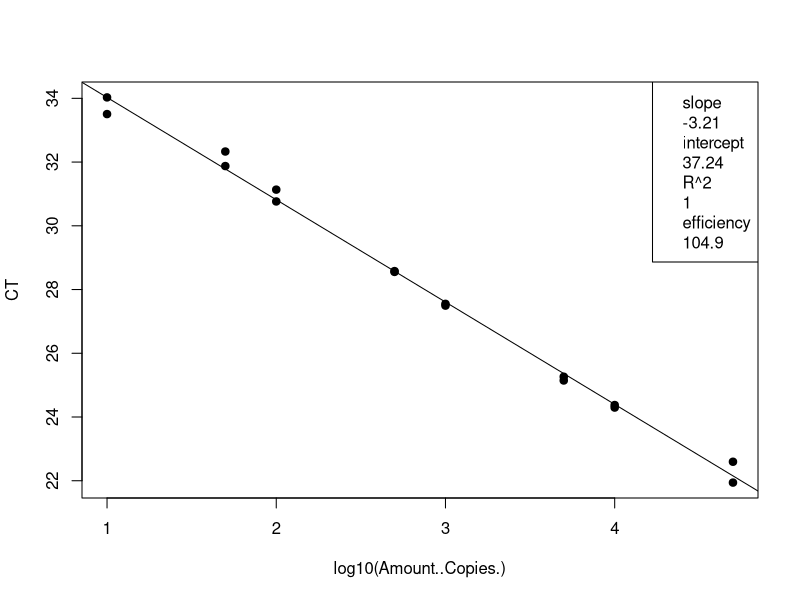
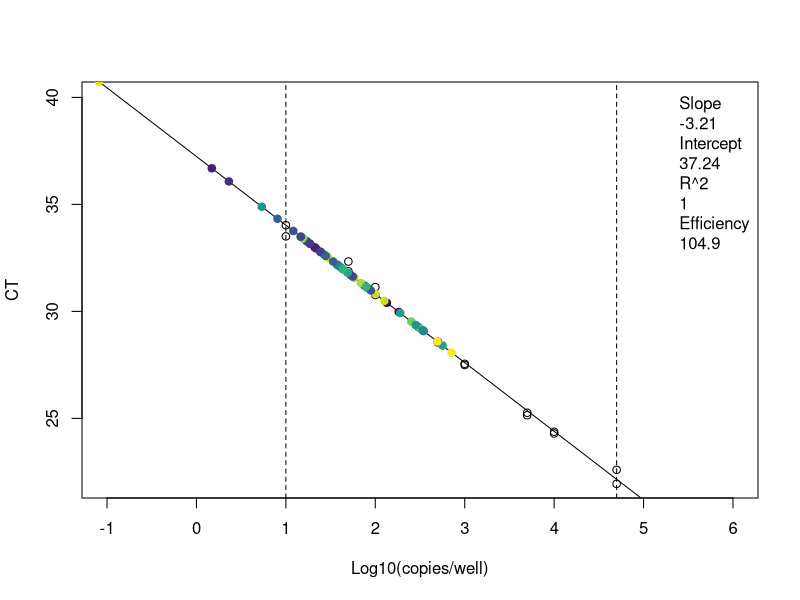
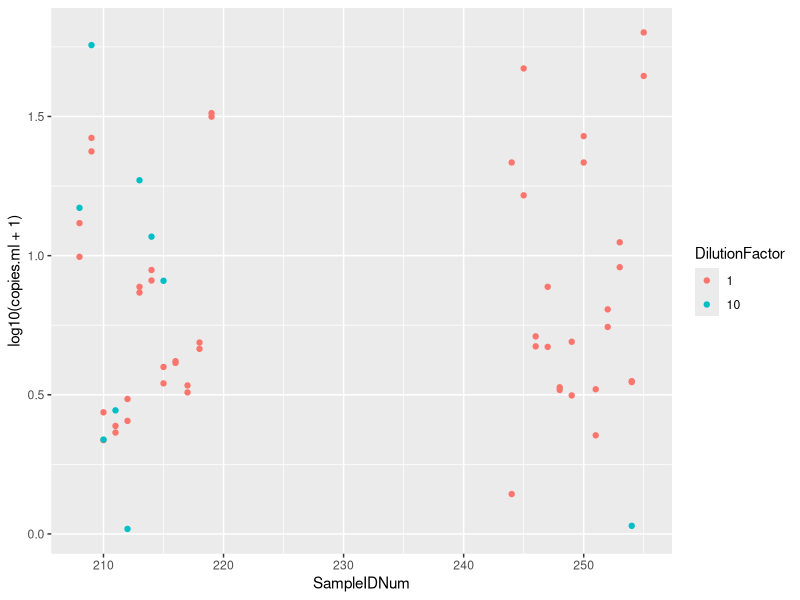

Write the R code that produced these figures, in order.
## ---- chunk 1
knitr::opts_chunk$set(echo = TRUE)

## ---- chunk 2
# clear workspace
rm(list=ls())

# load the data (note data file must be in this repository)
data <- read.csv("Plate7_Entero_qPCRConversion.csv")
## ---- chunk 3
# linear regression of standard curve
standards = subset(data, Name == "STANDARD")
standardCurve <- lm(CT ~ log10(Amount..Copies.), data = standards)

# save the line info
standard_slope = standardCurve$coefficients[2]
standard_intercept = standardCurve$coefficients[1]
R2 = summary(standardCurve)$r.squared
efficiency =  (10^(-1/standardCurve$coefficients[2])-1)*100

# plot standards and best fit line
standardCurvePlot <- plot(CT ~ log10(Amount..Copies.), data = standards, pch=19) 
abline(coef(standardCurve)) 
legend("topright", legend = c(paste= "slope", round(standard_slope, 2), paste= "intercept", round(standard_intercept, 2), paste= "R^2", round(R2, 2), paste = "efficiency", round(efficiency, 1)))
## ---- chunk 4
# data set of unknowns including info on standard curve
unknowns = subset(data, Name == "UNKNOWN")

# add new columns to the data table
unknowns$plate_num = 7 # note:change to the actual plate number
unknowns$standard_slope = standard_slope
unknowns$standard_intercept = standard_intercept
unknowns$R2 = R2
unknowns$efficiency = efficiency
  
# add a new column that interpolates copies/well from Ct for the unknowns
unknowns$log.copies.well = (unknowns$CT - standard_intercept)/standard_slope
unknowns$copies.well = 10^unknowns$log.copies.well

# copies/ul extract accounting for dilution factor
vol.well = 3 # note:change to qPCR template volume in ul
unknowns$vol.well = vol.well
unknowns$copies.ul = ((unknowns$copies.well/vol.well)*unknowns$DilutionFactor)

# copies/extraction
vol.elution = 110 #note:change to DNA extraction elution volume in ul
unknowns$vol.elution = vol.elution
unknowns$copies.extraction = (unknowns$copies.ul*vol.elution)

# copies/ml #Volume is volume of sample filtered in mL
unknowns$copies.ml = (unknowns$copies.extraction/unknowns$Volume)
## ---- chunk 5
# set up the color palette
library(viridis)
unknowns$SampleIDNum = as.factor(as.character(unknowns$SampleIDNum)) # change to factor for colors
Colors = viridis(n=nlevels(unknowns$SampleIDNum)) # set the color levels to call on later

# check the range and adjust the limits in plot
range(unknowns$CT, na.rm=T) # y limits
range(unknowns$log.copies.well, na.rm =T) # x limits

# plot the standard curve again
standardCurvePlot <- plot(CT ~ log10(Amount..Copies.), data = standards,
                          xlim = c(-1,6), ylim = c(22,40),
                          xlab = "Log10(copies/well)",
                          ylab = "CT") 

# add boundaries and standard line
abline(v=log10(10), lty=2)
abline(v=log10(50000), lty=2)
abline(coef(standardCurve)) 

# add the sample data
standardCurvePlot <- points(CT ~ log.copies.well, data = unknowns, pch=19, 
                            col = Colors[unknowns$SampleIDNum])
legend("topright", inset = 0.002, box.lty=0, legend=c(paste= "Slope", round(standardCurve$coefficients[2], 2), 
                                                      paste= "Intercept", round(standardCurve$coefficients[1], 2), 
                                                      paste= "R^2", round(summary(standardCurve)$r.squared, 2),
                                                      paste = "Efficiency", round((10^(-1/standardCurve$coefficients[2])-1)*100, 1)))

## ---- chunk 6
# make a plot that compares the diluted to undiluted replicates for each sample including dilution factor
library("ggplot2")
unknowns$SampleIDNum <- as.numeric(as.character(unknowns$SampleIDNum)) # change to numeric
unknowns$DilutionFactor <- as.factor(as.character(unknowns$DilutionFactor)) # change to factor
qplot(SampleIDNum,log10(copies.ml+1), data=unknowns, col=DilutionFactor)
## ---- chunk 7
# write csv file
write.csv(unknowns, file = "Plate7_Entero_ConvertedData.csv", row.names=FALSE, na="")

# average the replicates (if not strongly inhibited) and make a new file
library(dplyr)
data.average = unknowns %>% group_by(SampleIDNum) %>% summarise(copies.ml = mean(copies.ml, na.rm = T))
write.csv(data.average, file = "Plate7_Entero_Averaged.csv", row.names=FALSE, na="")
